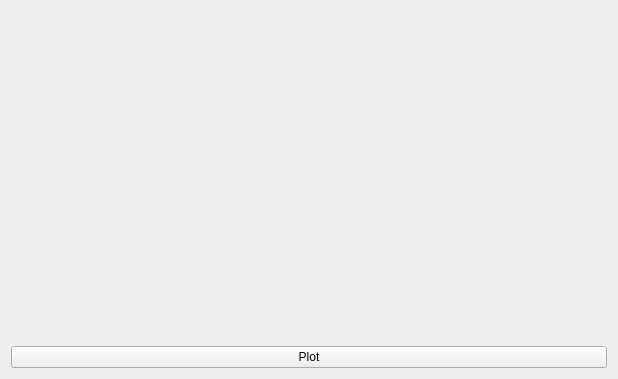
<?xml version="1.0" encoding="UTF-8"?>
<ui version="4.0">
 <class>GraphViewer</class>
 <widget class="QWidget" name="GraphViewer">
  <property name="geometry">
   <rect>
    <x>0</x>
    <y>0</y>
    <width>618</width>
    <height>379</height>
   </rect>
  </property>
  <property name="windowTitle">
   <string>Form</string>
  </property>
  <layout class="QVBoxLayout" name="verticalLayout">
   <item>
    <widget class="QCustomPlot" name="Graph" native="true">
     <property name="sizePolicy">
      <sizepolicy hsizetype="Preferred" vsizetype="Expanding">
       <horstretch>0</horstretch>
       <verstretch>0</verstretch>
      </sizepolicy>
     </property>
    </widget>
   </item>
   <item>
    <layout class="QHBoxLayout" name="horizontalLayout">
     <item>
      <widget class="QPushButton" name="pushButton">
       <property name="text">
        <string>Plot</string>
       </property>
      </widget>
     </item>
    </layout>
   </item>
  </layout>
 </widget>
 <customwidgets>
  <customwidget>
   <class>QCustomPlot</class>
   <extends>QWidget</extends>
   <header>qcustomplot.h</header>
   <container>1</container>
  </customwidget>
 </customwidgets>
 <resources/>
 <connections/>
</ui>
